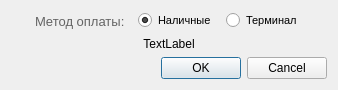
<?xml version="1.0" encoding="UTF-8"?>
<ui version="4.0">
 <class>PaymentMethodDialog</class>
 <widget class="QDialog" name="PaymentMethodDialog">
  <property name="geometry">
   <rect>
    <x>0</x>
    <y>0</y>
    <width>338</width>
    <height>88</height>
   </rect>
  </property>
  <property name="windowTitle">
   <string>Dialog</string>
  </property>
  <layout class="QVBoxLayout" name="verticalLayout">
   <item>
    <layout class="QHBoxLayout" name="horizontalLayout_7">
     <property name="spacing">
      <number>10</number>
     </property>
     <item>
      <spacer name="horizontalSpacer">
       <property name="orientation">
        <enum>Qt::Horizontal</enum>
       </property>
       <property name="sizeHint" stdset="0">
        <size>
         <width>40</width>
         <height>20</height>
        </size>
       </property>
      </spacer>
     </item>
     <item>
      <widget class="QLabel" name="price_label_4">
       <property name="sizePolicy">
        <sizepolicy hsizetype="Fixed" vsizetype="Preferred">
         <horstretch>0</horstretch>
         <verstretch>0</verstretch>
        </sizepolicy>
       </property>
       <property name="font">
        <font>
         <pointsize>10</pointsize>
        </font>
       </property>
       <property name="styleSheet">
        <string notr="true">color: rgb(100, 100, 100);</string>
       </property>
       <property name="text">
        <string>Метод оплаты: </string>
       </property>
      </widget>
     </item>
     <item>
      <widget class="QRadioButton" name="real_radio">
       <property name="font">
        <font>
         <pointsize>8</pointsize>
        </font>
       </property>
       <property name="text">
        <string>Наличные</string>
       </property>
       <property name="icon">
        <iconset resource="../clientresources.qrc">
         <normaloff>:/resources/glyphs/coins.png</normaloff>:/resources/glyphs/coins.png</iconset>
       </property>
       <property name="checked">
        <bool>true</bool>
       </property>
      </widget>
     </item>
     <item>
      <widget class="QRadioButton" name="terminal_radio">
       <property name="font">
        <font>
         <pointsize>8</pointsize>
        </font>
       </property>
       <property name="text">
        <string>Терминал</string>
       </property>
       <property name="icon">
        <iconset resource="../clientresources.qrc">
         <normaloff>:/resources/glyphs/65.png</normaloff>:/resources/glyphs/65.png</iconset>
       </property>
       <property name="checked">
        <bool>false</bool>
       </property>
      </widget>
     </item>
     <item>
      <spacer name="horizontalSpacer_2">
       <property name="orientation">
        <enum>Qt::Horizontal</enum>
       </property>
       <property name="sizeHint" stdset="0">
        <size>
         <width>40</width>
         <height>20</height>
        </size>
       </property>
      </spacer>
     </item>
    </layout>
   </item>
   <item>
    <widget class="QLabel" name="label">
     <property name="text">
      <string>TextLabel</string>
     </property>
     <property name="alignment">
      <set>Qt::AlignCenter</set>
     </property>
    </widget>
   </item>
   <item>
    <widget class="QDialogButtonBox" name="buttonBox">
     <property name="orientation">
      <enum>Qt::Horizontal</enum>
     </property>
     <property name="standardButtons">
      <set>QDialogButtonBox::Cancel|QDialogButtonBox::Ok</set>
     </property>
    </widget>
   </item>
  </layout>
 </widget>
 <resources>
  <include location="../clientresources.qrc"/>
 </resources>
 <connections>
  <connection>
   <sender>buttonBox</sender>
   <signal>accepted()</signal>
   <receiver>PaymentMethodDialog</receiver>
   <slot>accept()</slot>
   <hints>
    <hint type="sourcelabel">
     <x>248</x>
     <y>254</y>
    </hint>
    <hint type="destinationlabel">
     <x>157</x>
     <y>274</y>
    </hint>
   </hints>
  </connection>
  <connection>
   <sender>buttonBox</sender>
   <signal>rejected()</signal>
   <receiver>PaymentMethodDialog</receiver>
   <slot>reject()</slot>
   <hints>
    <hint type="sourcelabel">
     <x>316</x>
     <y>260</y>
    </hint>
    <hint type="destinationlabel">
     <x>286</x>
     <y>274</y>
    </hint>
   </hints>
  </connection>
 </connections>
</ui>
